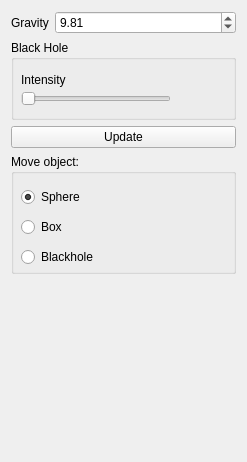
<?xml version="1.0" encoding="UTF-8"?>
<ui version="4.0">
 <class>WidgetFountain</class>
 <widget class="QWidget" name="WidgetFountain">
  <property name="geometry">
   <rect>
    <x>0</x>
    <y>0</y>
    <width>247</width>
    <height>462</height>
   </rect>
  </property>
  <property name="windowTitle">
   <string>Form</string>
  </property>
  <layout class="QFormLayout" name="formLayout">
   <item row="0" column="0">
    <widget class="QLabel" name="label">
     <property name="text">
      <string>Gravity</string>
     </property>
    </widget>
   </item>
   <item row="0" column="1">
    <widget class="QDoubleSpinBox" name="gravity">
     <property name="maximum">
      <double>100.000000000000000</double>
     </property>
     <property name="singleStep">
      <double>0.100000000000000</double>
     </property>
     <property name="value">
      <double>9.810000000000000</double>
     </property>
    </widget>
   </item>
   <item row="1" column="0" colspan="2">
    <widget class="QGroupBox" name="groupBox">
     <property name="minimumSize">
      <size>
       <width>0</width>
       <height>80</height>
      </size>
     </property>
     <property name="title">
      <string>Black Hole</string>
     </property>
     <widget class="QSlider" name="horizontalSlider">
      <property name="geometry">
       <rect>
        <x>10</x>
        <y>50</y>
        <width>150</width>
        <height>18</height>
       </rect>
      </property>
      <property name="maximumSize">
       <size>
        <width>150</width>
        <height>16777215</height>
       </size>
      </property>
      <property name="orientation">
       <enum>Qt::Horizontal</enum>
      </property>
     </widget>
     <widget class="QLabel" name="label_2">
      <property name="geometry">
       <rect>
        <x>10</x>
        <y>30</y>
        <width>63</width>
        <height>20</height>
       </rect>
      </property>
      <property name="text">
       <string>Intensity</string>
      </property>
     </widget>
    </widget>
   </item>
   <item row="2" column="0" colspan="2">
    <widget class="QPushButton" name="btnUpdate">
     <property name="text">
      <string>Update</string>
     </property>
    </widget>
   </item>
   <item row="3" column="0" colspan="2">
    <widget class="QGroupBox" name="groupBox_2">
     <property name="minimumSize">
      <size>
       <width>0</width>
       <height>120</height>
      </size>
     </property>
     <property name="title">
      <string>Move object:</string>
     </property>
     <widget class="QRadioButton" name="radioButton">
      <property name="geometry">
       <rect>
        <x>10</x>
        <y>30</y>
        <width>112</width>
        <height>26</height>
       </rect>
      </property>
      <property name="text">
       <string>Sphere</string>
      </property>
      <property name="checked">
       <bool>true</bool>
      </property>
     </widget>
     <widget class="QRadioButton" name="radioButton_2">
      <property name="geometry">
       <rect>
        <x>10</x>
        <y>60</y>
        <width>112</width>
        <height>26</height>
       </rect>
      </property>
      <property name="text">
       <string>Box</string>
      </property>
     </widget>
     <widget class="QRadioButton" name="radioButton_3">
      <property name="geometry">
       <rect>
        <x>10</x>
        <y>90</y>
        <width>112</width>
        <height>26</height>
       </rect>
      </property>
      <property name="text">
       <string>Blackhole</string>
      </property>
     </widget>
    </widget>
   </item>
  </layout>
 </widget>
 <resources/>
 <connections/>
</ui>
